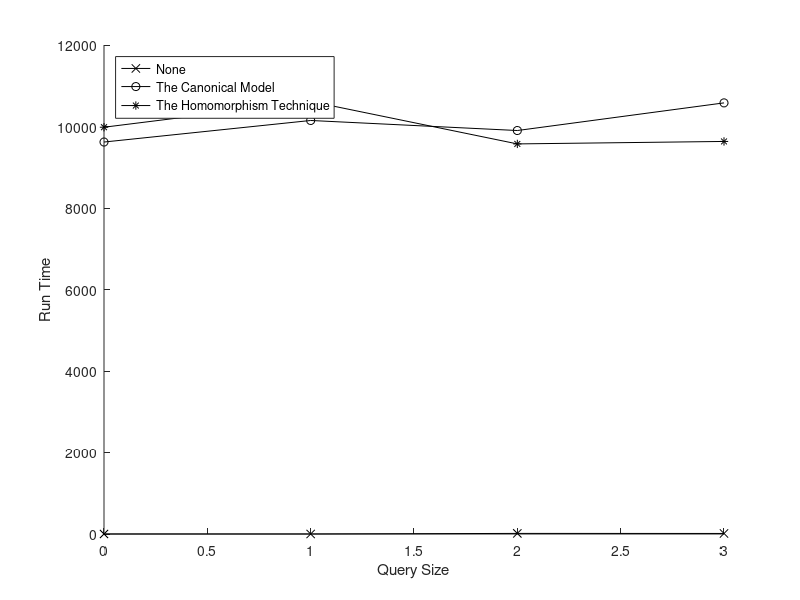

Reproduce this figure in MATLAB.
format long
A = [
	0	0.360000	9618.970000	9982.270000;
	1	0.490000	10147.860000	10614.390000;
	2	14.650000	9901.390000	9572.770000;
	3	13.340000	10579.750000	9633.360000;
];

hold on
f = plot(A(:,1), A(:,2), 'k-x');
f = plot(A(:,1), A(:,3), 'k-o');
f = plot(A(:,1), A(:,4), 'k-*');
hold off
xlabel('Query Size')
ylabel('Run Time')
legend('None', 'The Canonical Model', 'The Homomorphism Technique', 'Location', 'northwest')
saveas(f, '../img/ChildDescendantBranchRank2Graph.png');
